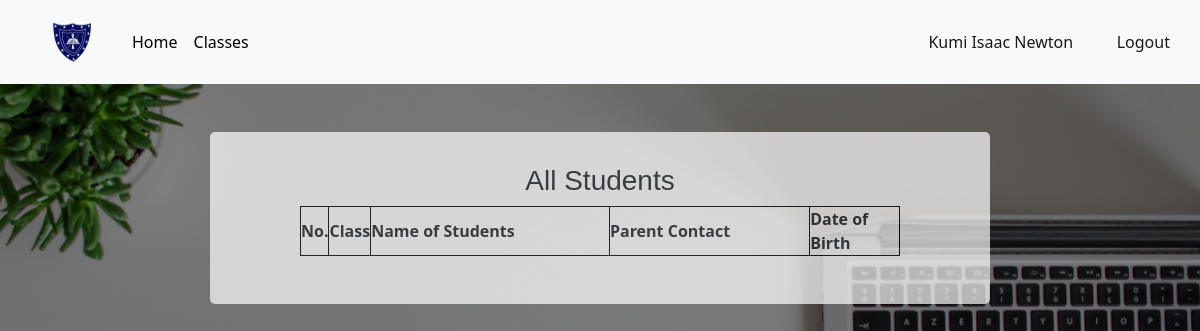
Page /accountant_dashboard/all_students (signed in) on the earlier database version.
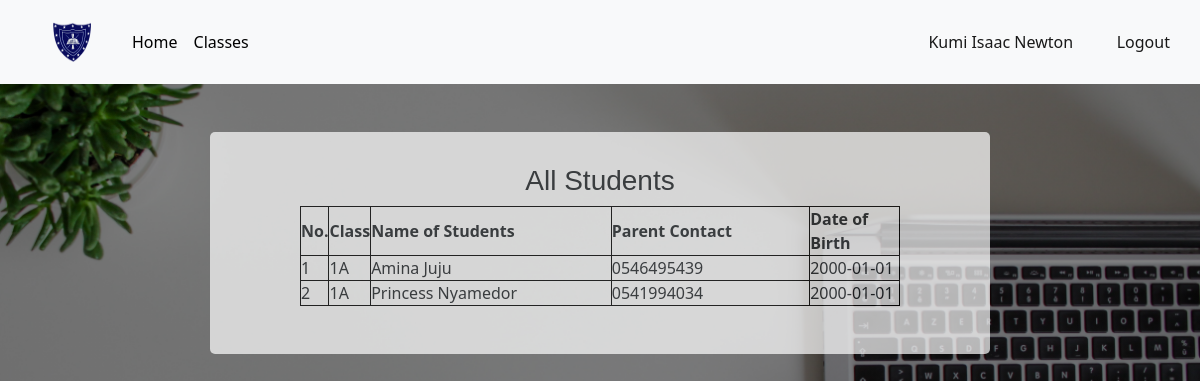
Same page on the later database version.
### app.py (models this page shows, shortened)
class Student(db.Model):
	id = db.Column(db.Integer, primary_key=True)
	date = db.Column(db.DateTime, default = datetime.utcnow())
	clerk = db.Column(db.String(120),nullable=False)
	date_admitted = db.Column(db.DateTime)
	fullname = db.Column(db.String(80), nullable=False)
	date_of_birth = db.Column(db.String(10), nullable=False)
	class1 = db.Column(db.String(10), nullable=False)
	parent_contact = db.Column(db.String(12), nullable=False)
	phone = db.Column(db.String(12))
	id_number = db.Column(db.String(120), unique=True, nullable=False)
	status = db.Column(db.Boolean, default=True)
	pta = db.relationship('PTAIncome', backref='pta_payer', lazy=True)#Here we reference the class
	etl = db.relationship('ETLIncome', backref='etl_payer', lazy=True)
	payer = db.relationship('StudentPayments', backref='payer', lazy=True)

### app.py (the view)
@app.route("/accountant_dashboard/all_students")
@login_required
def all_students():
	if account_access():
		students = Student.query.all()
		return render_template("all_students.html", students=students)
	else:
		abort(404)

### app.py (called while the page is built)
def account_access():
	if not current_user.approval:
		return False
	if current_user.function == 'Accountant':
		return True
	if current_user.function == 'Clerk':
		return False

@login_manager.user_loader
def load_user(user_id):
	return User.query.get(int(user_id))

### templates/all_students.html (shortened to what this page needs)
{% extends "bootstrap.html" %}
{% block content %}
<!DOCTYPE html>
<html>
<head>
</head>
<body>
<header>
		<nav class="navbar navbar-expand-lg navbar-light bg-light">
		  <a class="navbar-brand kpa" href="#"><img src="{{url_for('static', filename='images/kpasec.png')}}"></a>
			    <div class="collapse navbar-collapse" id="navbarText">
			      <ul class="navbar-nav me-auto mb-2 mb-lg-0">
			        <li class="nav-item">
			          <a class="nav-link active " aria-current="page" href="{{url_for('accountant_dashboard')}}"id="nav1" style="color:black;">Home</a>
			        </li>
			        <li class="nav-item d-flex">
			          <a class="nav-link" href="{{url_for('student_classes')}}" id="lis">Classes</a>
			        </li>
			      </ul>
			      <span class="navbar-text" >
			      	<a href="{{url_for('account')}}" class="nn">{{current_user.username}}</a>
			      	<a href="{{url_for('logout')}}" class="n">Logout</a>
			      </span>
			    </div>
		 </nav>
	</header>
   <center>
   	<div class="ttable" id="cont1">
   		<h3 class="topp" style="padding-top:4vh;font-family: sans-serif;">All Students </h3>
   		<table >
   			<tr>
   				<th class="non">No.</th>
   				<th class="foom">Class</th>
   				<th class="fom">Name of Students</th>
   				<th class="fom">Parent Contact</th>
   				<th class="fomm">Date of Birth</th>
   			</tr>
   			{% for student in students %}
   			<tr>
   				<td>{{loop.index}}</td>
   				<td class="fom">{{student.class1}}</td>
   				<td>{{student.fullname}}</td>
   				<td>{{student.parent_contact}}</td>
   				<td>{{student.date_of_birth}}</td>
   			</tr>
   			{% endfor %}
   		</table><br><br>
   	</div><br><br>
</center>
</body>
</html>
{% endblock %}

Differences in the rows shown:
added Student: class1 "1A", fullname "Amina Juju", parent_contact "0546495439", date_of_birth "2000-01-01"
added Student: class1 "1A", fullname "Princess Nyamedor", parent_contact "0541994034", date_of_birth "2000-01-01"
